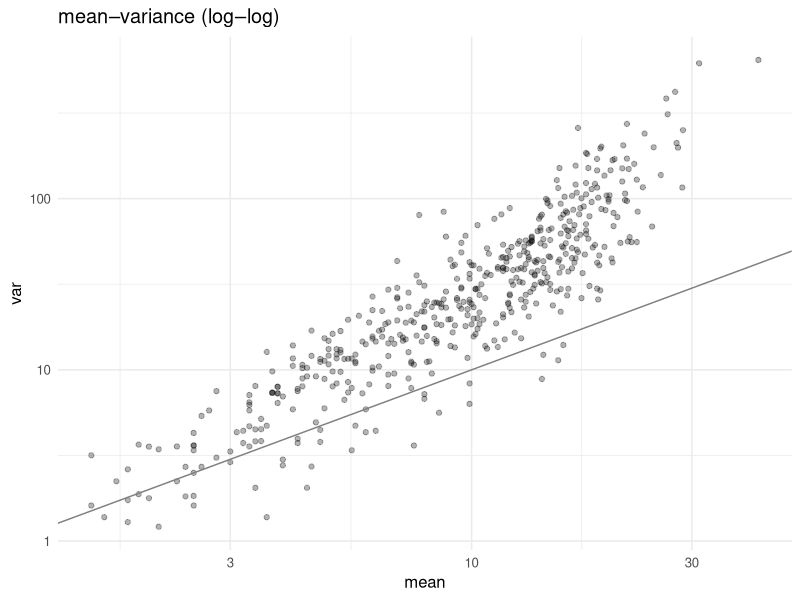
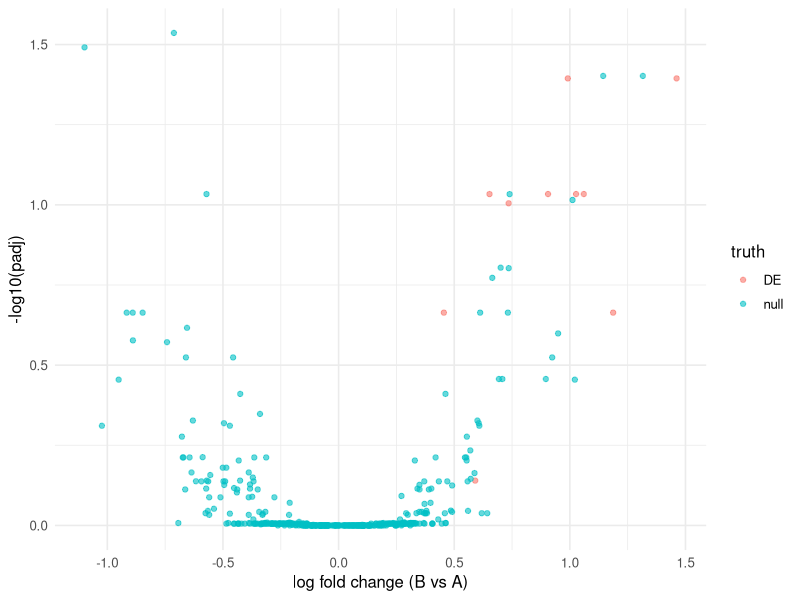

Recreate these plots in R, in order.
## ---- chunk 1
#| label: setup
library(tidyverse)
library(MASS)
set.seed(42)
theme_set(theme_minimal(base_size = 12))
## ---- chunk 2
n_gene <- 500; n_samp <- 10
group <- rep(c("A", "B"), each = 5)
mu <- 2 * runif(n_gene, 1, 10)   # baseline mean per gene
lfc <- c(rep(log(3), 10), rep(0, n_gene - 10))
counts <- sapply(seq_len(n_samp), function(j) {
  rate <- mu * exp(if (group[j] == "B") lfc else rep(0, n_gene))
  rnbinom(n_gene, mu = rate, size = 5)
})
rownames(counts) <- paste0("g", seq_len(n_gene))
colnames(counts) <- paste0("s", seq_len(n_samp))

tibble(mean = rowMeans(counts), var = apply(counts, 1, var)) |>
  ggplot(aes(mean, var)) + geom_point(alpha = 0.3) +
  scale_x_log10() + scale_y_log10() +
  geom_abline(slope = 1, intercept = 0, colour = "grey50") +
  labs(title = "mean–variance (log–log)")
## ---- chunk 3
pvals <- logfcs <- rep(NA_real_, n_gene)
fit_problems <- rep("", n_gene)
for (g in seq_len(n_gene)) {
  y <- counts[g, ]
  problems <- character()
  fit <- tryCatch(withCallingHandlers(
    glm.nb(y ~ group),
    warning = function(w) problems <<- c(problems, conditionMessage(w))
  ), error = function(e) {
    problems <<- c(problems, conditionMessage(e)); NULL
  })
  if (is.null(fit) || length(problems) || !isTRUE(fit$converged)) {
    fit_problems[g] <- paste(c(problems, "fit not used for inference"), collapse = "; ")
    next
  }
  estimates <- summary(fit)$coefficients
  pvals[g] <- estimates[2, 4]
  logfcs[g] <- estimates[2, 1]
}
padj <- p.adjust(pvals, method = "BH", n = n_gene)
discovered <- !is.na(padj) & padj < .05
recovery <- mean(discovered[1:10])
null_flagged <- mean(discovered[11:n_gene])
fdp <- sum(discovered[11:n_gene]) / max(sum(discovered), 1)
cat("Genes with failed or warned fits (excluded):", sum(nzchar(fit_problems)), "\n")
print(head(data.frame(gene = rownames(counts), reason = fit_problems)[nzchar(fit_problems), ]))
## ---- chunk 4
truth <- c(rep("DE", 10), rep("null", n_gene - 10))
tibble(lfc = logfcs, padj = padj, truth = truth) |>
  drop_na() |>
  ggplot(aes(lfc, -log10(padj), colour = truth)) +
  geom_point(alpha = 0.6) +
  labs(x = "log fold change (B vs A)", y = "-log10(padj)")
## ---- chunk 5
recovery
null_flagged
## ---- chunk 6
sessionInfo()
